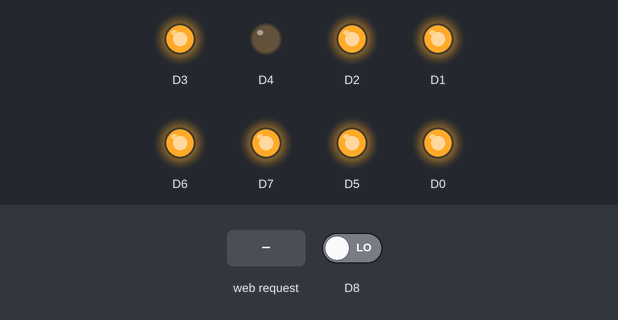
The sketch below on a simulated ESP8266 (NodeMCU). Shown: output pins drawn as LEDs (lit = HIGH). Dashed ring = blinking. The test bench sets the inputs (shaded band); at power-on: D8 LOW. WiFi joins after 1.5 s; servers stay silent unless stated; EEPROM starts erased; what the sketch prints to the serial monitor is not drawn.

Above: at 2.1 s.
2.2 s: D8 driven HIGH
At 4.0 s:
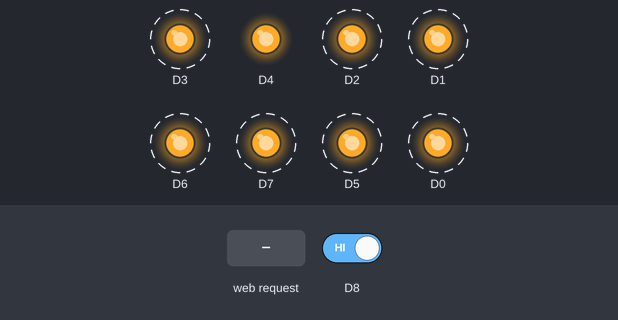
5.2 s: HTTP request GET /reset?userwifi=1 received
At 6.5 s:
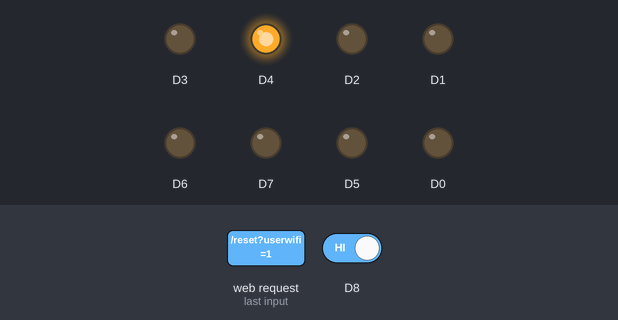
8.2 s: HTTP request GET /reset received
11.2 s: HTTP request GET /reset?userwifi=0 received
At 12.9 s:
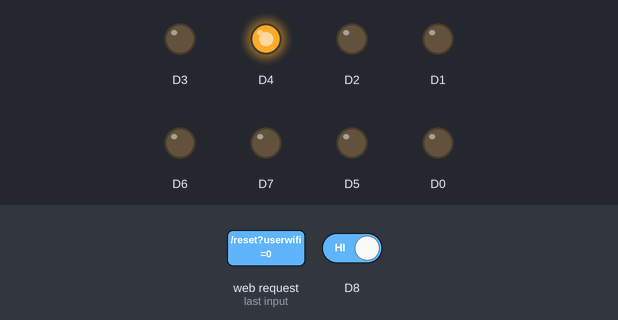
13.7 s: HTTP request GET /save received
16.7 s: D8 driven LOW
At 17.8 s:
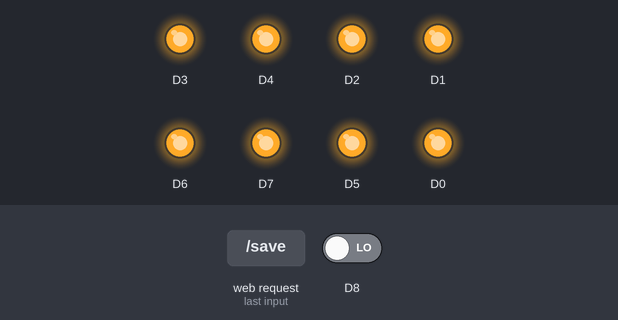
Timing chart, 0 to 19.7 s (numbered marks = the images above; inputs shaded):
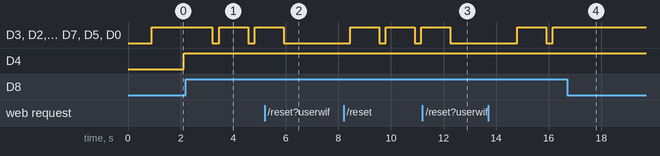

Measured:
- after the input at 2.2 s, D3, D2, D1, D6, D7, D5, D0: alternates HIGH for 1.1 s and LOW for 0.25 s, starting after 1.0 s
- after the input at 5.2 s, D3, D2, D1, D6, D7, D5, D0: goes on until 5.9 s, then stays LOW
- after the input at 11.2 s, D3, D2, D1, D6, D7, D5, D0: goes on until 12.3 s, then stays LOW
- after the input at 16.7 s, D3, D2, D1, D6, D7, D5, D0: stops changing and stays HIGH

The sketch:

smart_extension.ino
```cpp
#define BLYNK_PRINT Serial
// Libraries
#include <ESP8266WiFi.h>
#include <ESP8266WebServer.h>
#include <EEPROM.h>
#include <WiFiClient.h>
#include <BlynkSimpleEsp8266.h>

// WiFi network
ESP8266WebServer server ( 80 );


int mod = 0;
int state = 0;


int blystate=0;
int bl=1;
int resetsmarthome=0;

const char *ssid = "Smarthome";
const char *password = "Smarthome";

char auth[] = "2f61d44d154c4e4ba56f50c3e1a05a92";

String wifi;
String pass;
String wifiarr;
String passarr;

char htmlResponse[3000];


void handleRoot()
  {
     server.send(200, "text/html", "<html><body><form  name='frm'  method='post' action='/save'><input type='text' name='userwifi'   >Wifi<input type='text' name='password'   >Password<input type='submit' value='Submit'></form></body></html>");
  }


void handleSave()
  {
      if (server.arg("userwifi")!= ""){
          Serial.println("Wifi Name " + server.arg("userwifi"));
      }

      if (server.arg("password")!= ""){
          Serial.println("Wifi Password: " + server.arg("password"));
      }

        if (server.arg("password")!= "" && server.arg("userwifi")!= ""){
              wifi=server.arg("userwifi");
              pass = server.arg("password");
              int k = wifi.length()+3;
              EEPROM.write(1,wifi.length());
              EEPROM.write(2,pass.length());

        for(int i=0 ; i<wifi.length() ; i++){
           EEPROM.write(i+3,wifi[i]);
        }

        for(int j=0 ; j<pass.length() ; j++){
            EEPROM.write(k+j,pass[j]);
        }

        EEPROM.commit();
      }
      handleRoot();
  }

void newWifiConnect()
    {
       if(wifiarr != server.arg("userwifi") && server.arg("userwifi").length())
        {
                char wifiarray[EEPROM.read(1)];
                char passarray[EEPROM.read(2)];
                for(int i=0 ; i<EEPROM.read(1) ; i++)
                   {
                     wifiarray[i]=EEPROM.read(i+3);
                   }
                wifiarray[EEPROM.read(1)] = '\0';
                Serial.println("New Wifi");
                Serial.println(wifiarray);

                for(int i=0 ; i<EEPROM.read(2) ; i++)
                   {
                     passarray[i]=EEPROM.read((i+EEPROM.read(1))+3);
                   }


                passarray[EEPROM.read(2)] = '\0';

                 Serial.println( passarray);
                 wifiarr=wifiarray;
                 passarr=passarray;
                 WiFi.disconnect();

                 WiFi.begin(wifiarray,passarray);
                 while (WiFi.status() != WL_CONNECTED)
                      {
                        delay(500);
                        Serial.print(".");
                      }

                 Serial.println("");
                 Serial.println("New WiFi connected");
                 Serial.println("IP address: ");
                 Serial.println(WiFi.localIP());
                 Blynk.begin(auth,wifiarray,passarray);
        }
    }

void resetpassword()
        {

//        snprintf ( htmlResponse, 3000,
//                    "<!DOCTYPE html>\
//                    <html lang=\"en\">\
//                      <head>\
//                        <meta charset=\"utf-8\">\
//                        <meta name=\"viewport\" content=\"width=device-width, initial-scale=1\">\
//                      </head>\
//                      <body>\
//                              <h1>Time</h1>\
//                              <input type='text' name='date_hh' id='date_hh'  autofocus> Wifi \
//                              <input type='text' name='date_mm' id='date_mm'  autofocus> password \
//                              <div>\
//                              <br><button id=\"save_button\">Save</button>\
//                              </div>\
//                        <script src=\"https://ajax.googleapis.com/ajax/libs/jquery/1.11.3/jquery.min.js\"></script>\
//                        <script>\
//                          var userwifi;\
//                          var password;\
//                          $('#save_button').click(function(e){\
//                            e.preventDefault();\
//                            userwifi = $('#date_hh').val();\
//                            password = $('#date_mm').val();\
//                            $.get('/save?hh=' + userwifi + '&mm=' + password , function(data){\
//                              Serial.println(data);\
//                            });\
//                          });\
//                        </script>\
//                      </body>\
//                    </html>");
//
//         server.send ( 200, "text/html", htmlResponse );

         server.send(200, "text/html", "<html><body><form  name='frm'  method='post' action='/save'><h1>Reset password</h1><input type='text' name='userwifi'   >Wifi<input type='text' name='password'   >Password<input type='submit' value='Submit'></form></body></html>");

        }


void clearmemory(){
//
//      Serial.println("D8 input are");

//

    if(digitalRead(D8)==1)
          {

            resetsmarthome++;
            delay(200);
            Serial.print("resetsmarthome are :");
            Serial.println(resetsmarthome);
            if(resetsmarthome == 20)
              {
                for (int i = 0 ; i < EEPROM.length() ; i++)
                    {
                      EEPROM.write(i, 0);

                    }
                    EEPROM.commit();
                Serial.println("cleared all memory");
              }
          }
          else
          {
            resetsmarthome = 0;
          }

}


void runapp(){
//  clearmemory();
      mod = digitalRead(D8);
      if(mod == 1 ) {
        if(state == 0)
          state = 1;
        else
          state = 0;

      EEPROM.write(0, state);
      EEPROM.commit();
      delay(250);
      }
//   Serial.println("runapp wifi");
//   Serial.println(wifi);
//    Serial.println("runapp wifi1111111111");
//    Serial.println(wifiarr);
      if(WiFi.status() ==  WL_CONNECTED && wifiarr.length() )
        {
          digitalWrite(D4,HIGH);

           if(state==1)
            {
                //Serial.print("D8=1");
                digitalWrite(D1,LOW);
                digitalWrite(D2,LOW);
                digitalWrite(D3,LOW);
                digitalWrite(D0,LOW);
                digitalWrite(D5,LOW);
                digitalWrite(D6,LOW);
                digitalWrite(D7,LOW);
                digitalWrite(D10,HIGH);
                blystate=0;
            }

            else
            {
              if(blystate==0 && state==0)
               {
                Serial.println("HElllo can i change");
                digitalWrite(D1,HIGH);
                digitalWrite(D2,HIGH);
                digitalWrite(D3,HIGH);
                digitalWrite(D0,HIGH);
                digitalWrite(D5,HIGH);
                digitalWrite(D6,HIGH);
                digitalWrite(D7,HIGH);
                digitalWrite(D10,LOW);
                  char blynkwifi[wifiarr.length()];
                  char blynkpass[passarr.length()];
                  Serial.print("Blynk chla");

                   for (int i=0;i<wifiarr.length() ;i++)
                     {
                        blynkwifi[i] = wifiarr[i];
                     }
                    blynkwifi[EEPROM.read(1)] = '\0';

                   for (int i=0;i<passarr.length() ;i++)
                     {
                        blynkpass[i] = passarr[i];
                     }
                    blynkpass[EEPROM.read(2)] = '\0';
                    Serial.println("Going for connect to blink connected");
                    Serial.println(blynkwifi);
                    Serial.println(blynkpass);
                    Serial.println(" ");
                   Blynk.begin(auth, blynkwifi, blynkpass);
                   Serial.println("Blink connected");
                  blystate=1;
                }
               Blynk.syncAll();
               Serial.println("Blink running");
               Blynk.run();
    //            clearmemory();
            }
        }
  else
  {
      if(state==1)
           {
              //Serial.print("ELSE");
              digitalWrite(D4,LOW);
              digitalWrite(D1,LOW);
              digitalWrite(D2,LOW);
              digitalWrite(D3,LOW);
              //digitalWrite(D4,LOW);
              digitalWrite(D0,LOW);
              digitalWrite(D5,LOW);
              digitalWrite(D6,LOW);
              digitalWrite(D7,LOW);
              digitalWrite(D10,HIGH);
            }
      else
           {
              //Serial.print("ELSE2");
              digitalWrite(D1,HIGH);
              digitalWrite(D2,HIGH);
              digitalWrite(D3,HIGH);
              digitalWrite(D4,LOW);
              digitalWrite(D0,HIGH);
              digitalWrite(D5,HIGH);
              digitalWrite(D6,HIGH);
              digitalWrite(D7,HIGH);
              digitalWrite(D10,LOW);
          }
    }
}


  void setup() {

    // Start serial
    Serial.begin(9600);
    EEPROM.begin(512);
    Serial.println(".");
//    WiFi.disconnect();
//
//    Serial.println("Why i am not running");
//      for (int i = 0 ; i < EEPROM.length() ; i++)
//                    {
//                      EEPROM.write(i, 0);
//                      EEPROM.commit();
//                    }

     Serial.println("I have cleared All Memory" );
     Serial.println("Wifi Length If Exist");
     Serial.println(EEPROM.read(1));


     Serial.println("Password Length If Exist");
     Serial.println(EEPROM.read(2));


    delay(10);


    // Connecting to a WiFi network
    Serial.println();
    Serial.println();
    Serial.print("Connecting to ");


   char wifiarray[EEPROM.read(1)];
   char passarray[EEPROM.read(2)];
       for(int i=0 ; i<EEPROM.read(1) ; i++)
           {
            wifiarray[i]=EEPROM.read(i+3);
           }
       wifiarray[EEPROM.read(1)] = '\0';

     Serial.println(wifiarray);

       for(int i=0 ; i<EEPROM.read(2) ; i++)
           {
            passarray[i]=EEPROM.read((i+EEPROM.read(1))+3);
           }

      passarray[EEPROM.read(2)] = '\0';

     Serial.println( passarray);
     Serial.println("Chla rha h?");


     if(EEPROM.read(1) && EEPROM.read(2))
          {
            wifiarr=wifiarray;
            passarr=passarray;
            Serial.println("wifi connect hua?");
            WiFi.begin(wifiarray,passarray);
            Serial.println("Yes hua");
            Serial.println(wifiarray);
//            Serial.println("blynk connect hua?");
//            Blynk.begin(auth, wifiarray, passarray);
//            Serial.println("Yes hua blynk ");
            server.on("/reset",resetpassword);
            server.on ("/save", handleSave);
          }
     else
          {
    //        WiFi.begin(ssid, NULL);
              WiFi.softAP(ssid, password);
              IPAddress myIP = WiFi.softAPIP();
              Serial.print("AP IP address: ");
              Serial.println(myIP);
              server.on ( "/", handleRoot );
              server.on ("/save", handleSave);

          }

      server.begin();
      Serial.println ( "HTTP server started" );

      pinMode(D1,OUTPUT);
      pinMode(D2,OUTPUT);
      pinMode(D3,OUTPUT);
      pinMode(D4,OUTPUT);
      pinMode(D0,OUTPUT);
      pinMode(D5,OUTPUT);
      pinMode(D6,OUTPUT);
      pinMode(D7,OUTPUT);
//      pinMode(D10, OUTPUT);
      digitalWrite(D1,HIGH);
      digitalWrite(D2,HIGH);
      digitalWrite(D3,HIGH);
      digitalWrite(D4,LOW);
      digitalWrite(D0,HIGH);
      digitalWrite(D5,HIGH);
      digitalWrite(D6,HIGH);
      digitalWrite(D7,HIGH);
      digitalWrite(D10, LOW);
//      digitalWrite(10,LOW);
      pinMode(D8,INPUT);


     Serial.println("Pin Mode Chle");
      }


void loop()
    {
        newWifiConnect();

        server.handleClient();
        runapp();

    }
```
